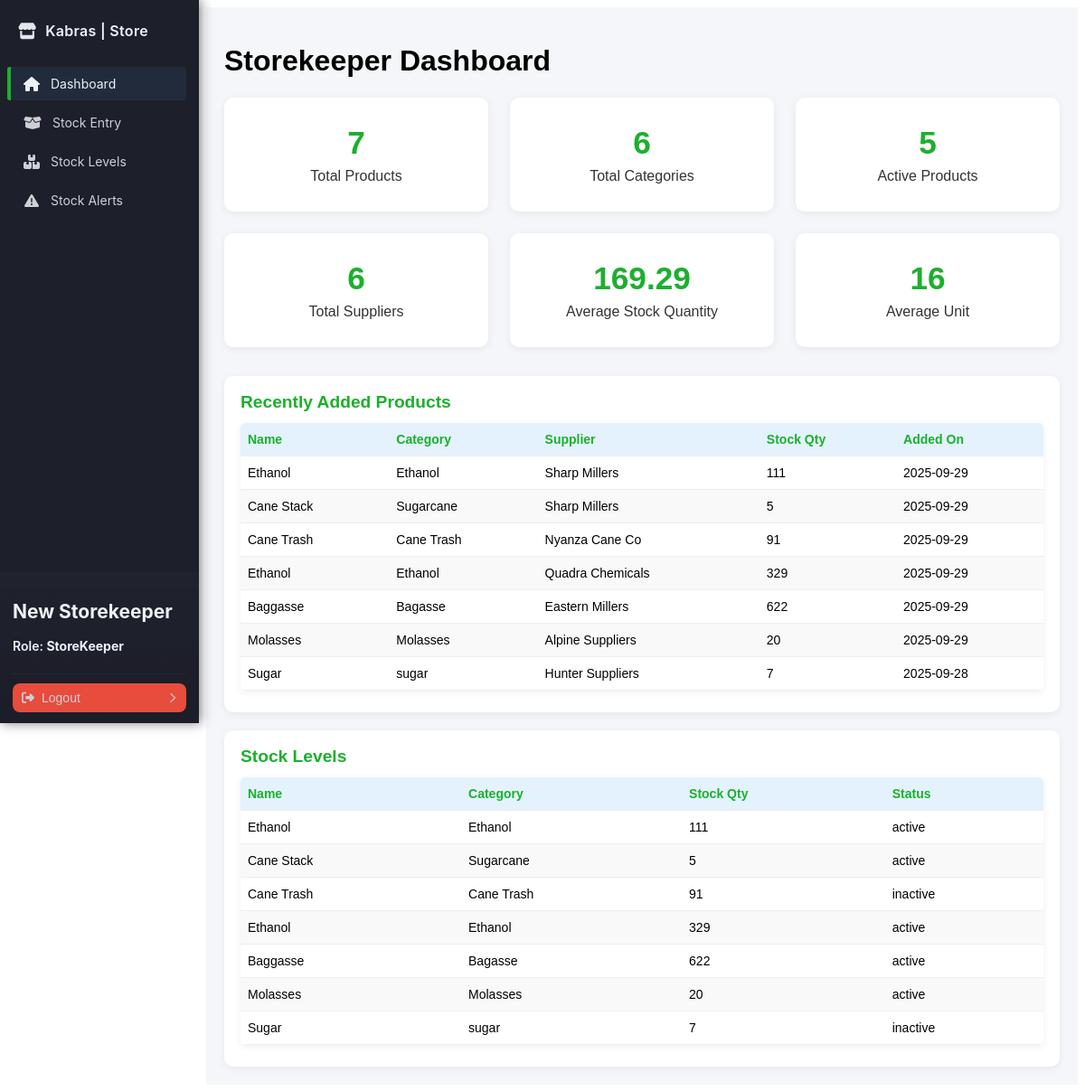
The page /storekeeper/dashboard.php (signed in) on the database as committed earlier.
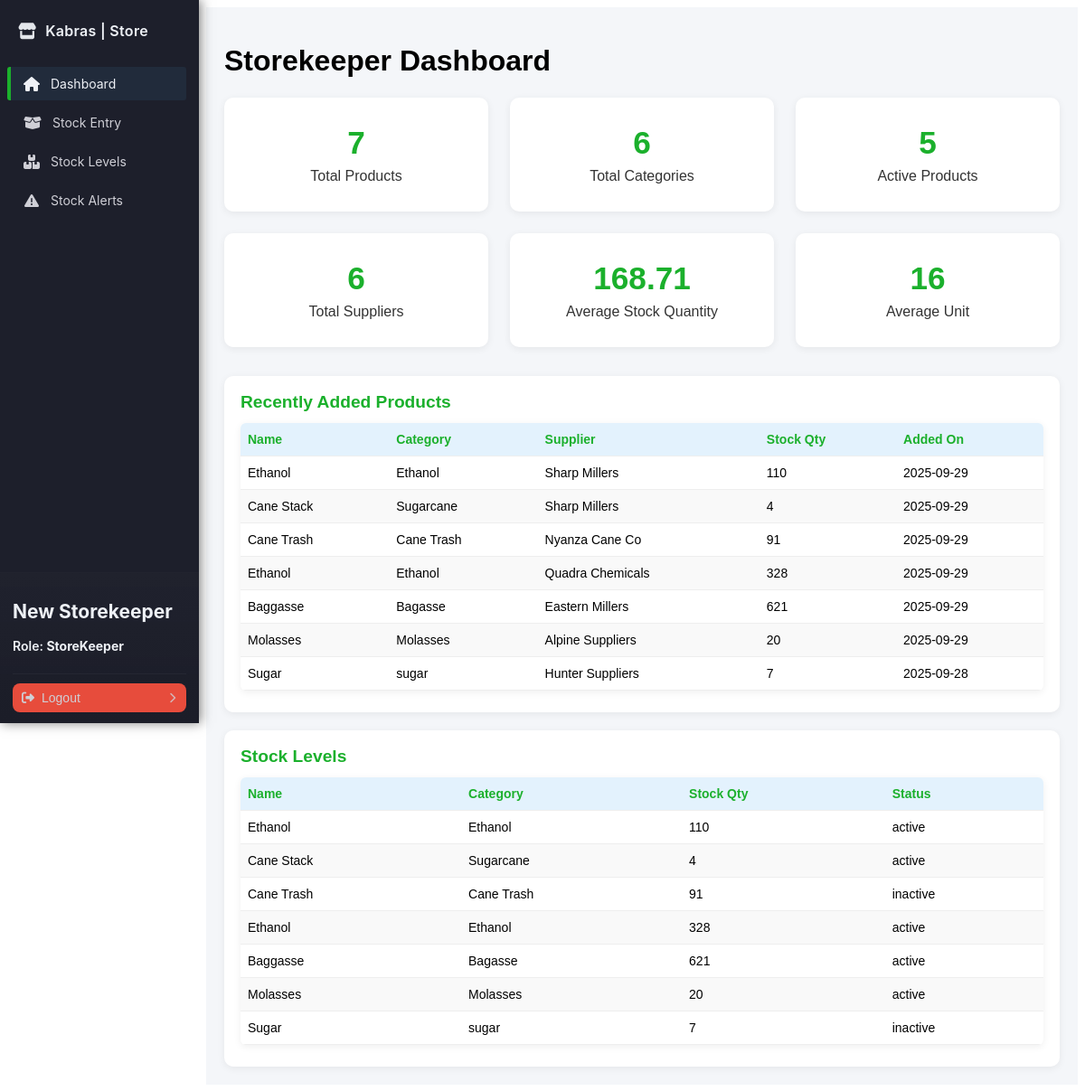
The same page on the database as committed later.
### tables this page shows
CREATE TABLE `products` (
  `id` int NOT NULL AUTO_INCREMENT,
  `name` varchar(100) NOT NULL,
  `category` varchar(50) DEFAULT NULL,
  `description` text,
  `price` decimal(10,2) NOT NULL,
  `stock_quantity` int DEFAULT '0',
  `unit` varchar(20) DEFAULT NULL,
  `batch_number` varchar(50) DEFAULT NULL,
  `expiry_date` date DEFAULT NULL,
  `production_date` date DEFAULT NULL,
  `supplier` varchar(100) DEFAULT NULL,
  `status` varchar(20) DEFAULT 'active',
  `created_by` int DEFAULT NULL,
  `created_at` timestamp NULL DEFAULT CURRENT_TIMESTAMP,
  `updated_at` timestamp NULL DEFAULT CURRENT_TIMESTAMP ON UPDATE CURRENT_TIMESTAMP,
  PRIMARY KEY (`id`),
  KEY `created_by` (`created_by`),
  CONSTRAINT `products_ibfk_1` FOREIGN KEY (`created_by`) REFERENCES `users` (`id`)
);

### config/database.php (called while the page is built, shortened)
<?php
class Database
{
    private $host = 'localhost';
    private $db   = 'kabras_store';
    private $user = 'root';
    private $pass = 'Hunter42.';
    private $charset = 'utf8mb4';
    public function connect()
    {
        $dsn = "mysql:host={$this->host};dbname={$this->db};charset={$this->charset}";
        try {
            $this->pdo = new PDO($dsn, $this->user, $this->pass, [
                PDO::ATTR_ERRMODE => PDO::ERRMODE_EXCEPTION,
                PDO::ATTR_DEFAULT_FETCH_MODE => PDO::FETCH_ASSOC,
            ]);
            return $this->pdo;
        } catch (PDOException $e) {
            die('Database connection failed: ' . $e->getMessage());
        }
    }
}

### handlers/ProductHandler.php (called while the page is built, shortened)
<?php
require_once __DIR__ . '/../config/database.php';
class ProductHandler
{
    private $db;
    public function __construct()
    {
        $this->db = (new Database())->connect();
    }
    public function getAllProducts()
    {
        $sql = "SELECT * FROM products ORDER BY created_at DESC";
        $stmt = $this->db->query($sql);
        return $stmt->fetchAll(PDO::FETCH_ASSOC);
    }
}

### storekeeper/dashboard.php (the view, shortened to what the changed rows need)
<?php
require_once '../handlers/AuthHandler.php';
?>
<!DOCTYPE html>
<html lang="en">
<head>
    <link rel="stylesheet" href="../assets/css/sidebar.css">
    <link rel="stylesheet" href="../assets/css/storekeeper-dashboard.css">
</head>
<body>
    <?php include '../includes/sidebar.php'; ?>
    <?php
    require_once '../handlers/ProductHandler.php';
    $productHandler = new ProductHandler();
    $products = $productHandler->getAllProducts();
    $totalProducts = count($products);
    $categories = array_unique(array_map(function ($p) {
        return $p['category'];
    }, $products));
    $totalCategories = count($categories);
    $activeProducts = array_filter($products, function ($p) {
        return strtolower($p['status']) === 'active';
    });
    $totalActive = count($activeProducts);
    $suppliers = array_unique(array_map(function ($p) {
        return $p['supplier'];
    }, $products));
    $totalSuppliers = count($suppliers);
    $avgStock = $totalProducts ? round(array_sum(array_column($products, 'stock_quantity')) / $totalProducts, 2) : 0;
    $avgUnit = $totalProducts ? round(array_sum(array_map(function ($p) {
        return is_numeric($p['unit']) ? $p['unit'] : 0;
    }, $products)) / $totalProducts, 2) : 0;
    ?>
    <main class="main-content">
        <h1>Storekeeper Dashboard</h1>
        <div class="stats-container" style="display:flex; gap:24px; flex-wrap:wrap; margin-bottom:32px;">
            <div class="stat-card">
                <h2><?php echo $totalProducts; ?></h2>
            </div>
            <div class="stat-card">
                <h2><?php echo $totalCategories; ?></h2>
            </div>
            <div class="stat-card">
                <h2><?php echo $totalActive; ?></h2>
            </div>
            <div class="stat-card">
                <h2><?php echo $totalSuppliers; ?></h2>
            </div>
            <div class="stat-card">
                <h2><?php echo $avgStock; ?></h2>
                <p>Average Stock Quantity</p>
            </div>
            <div class="stat-card">
                <h2><?php echo $avgUnit; ?></h2>
            </div>
        </div>
        <div class="dashboard-table recent-products" style="flex:1; margin-bottom: 20px; min-width:340px;">
            <table>
                <thead>
                    <tr>
                        <th>Name</th>
                        <th>Category</th>
                        <th>Supplier</th>
                        <th>Stock Qty</th>
                        <th>Added On</th>
                    </tr>
                </thead>
                <tbody>
                    <?php foreach (array_slice($products, 0, 10) as $p): ?>
                        <tr>
                            <td><?= htmlspecialchars($p['name']) ?></td>
                            <td><?= htmlspecialchars($p['category']) ?></td>
                            <td><?= htmlspecialchars($p['supplier']) ?></td>
                            <td><?= $p['stock_quantity'] ?></td>
                            <td><?= isset($p['created_at']) ? date('Y-m-d', strtotime($p['created_at'])) : '' ?></td>
                        </tr>
                    <?php endforeach; ?>
                </tbody>
            </table>
        </div>
        <div class="dashboard-table stock-levels" style="flex:1; min-width:340px;">
            <table>
                <thead>
                    <tr>
                        <th>Name</th>
                        <th>Category</th>
                        <th>Stock Qty</th>
                        <th>Status</th>
                    </tr>
                </thead>
                <tbody>
                    <?php foreach (array_slice($products, 0, 10) as $p): ?>
                        <tr>
                            <td><?= htmlspecialchars($p['name']) ?></td>
                            <td><?= htmlspecialchars($p['category']) ?></td>
                            <td><?= $p['stock_quantity'] ?></td>
                            <td><?= htmlspecialchars($p['status']) ?></td>
                        </tr>
                    <?php endforeach; ?>
                </tbody>
            </table>
        </div>
    </main>
</body>
</html>

Rows that differ between the two databases and show on the page:
changed products (number 1 of 7 on the later page): stock_quantity "111" → "110"
changed products "Cane Stack": stock_quantity "5" → "4"
changed products "Quadra Chemicals": stock_quantity "329" → "328"
changed products "Baggasse": stock_quantity "622" → "621"
Other text that changed with them:
$avgStock: "169.29" → "168.71"
